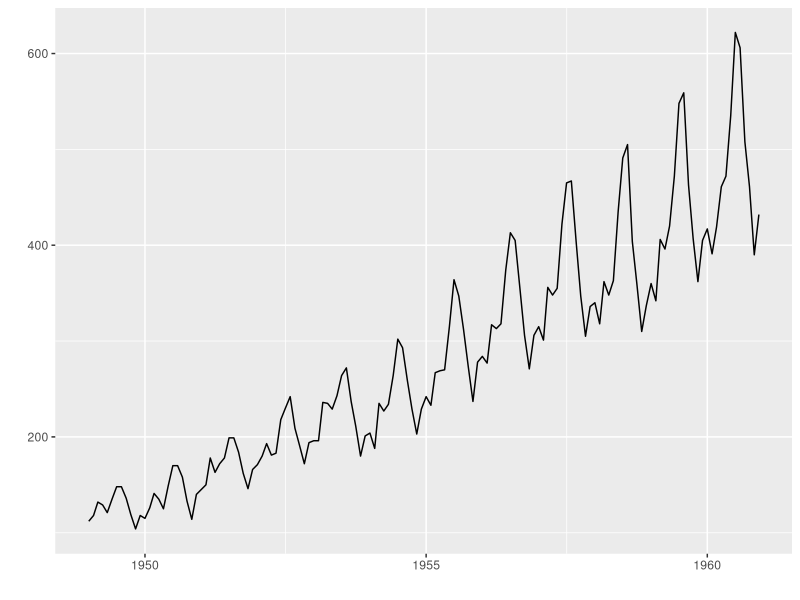
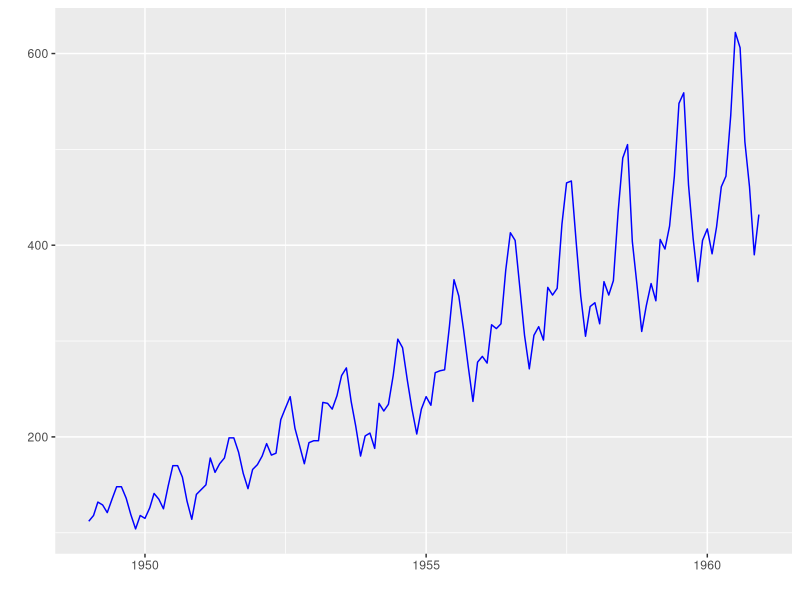
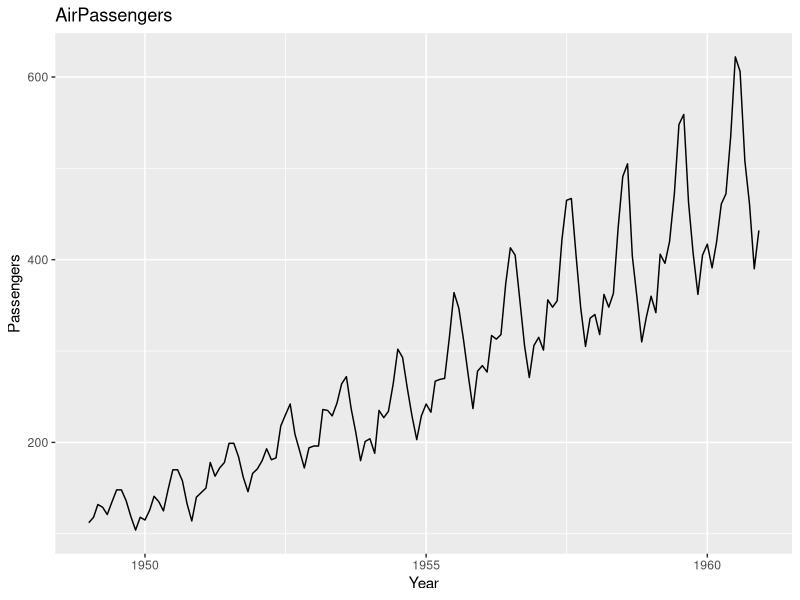
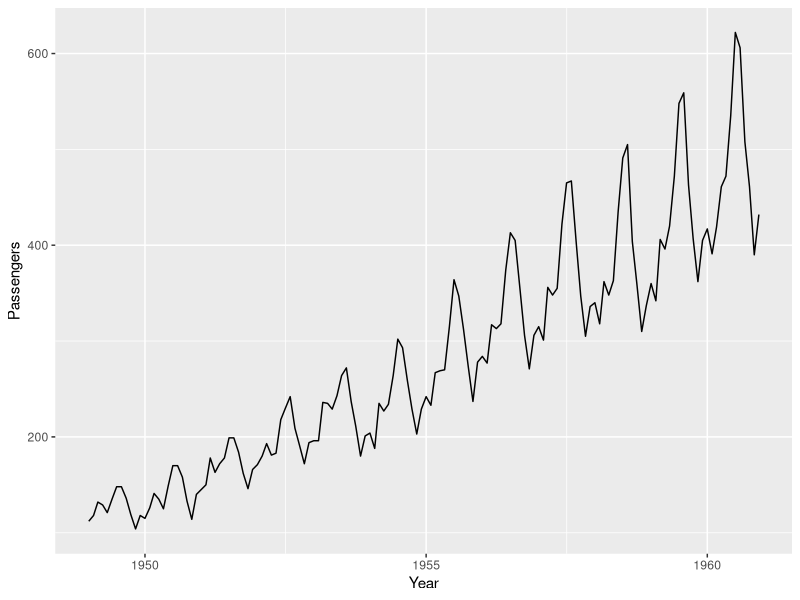
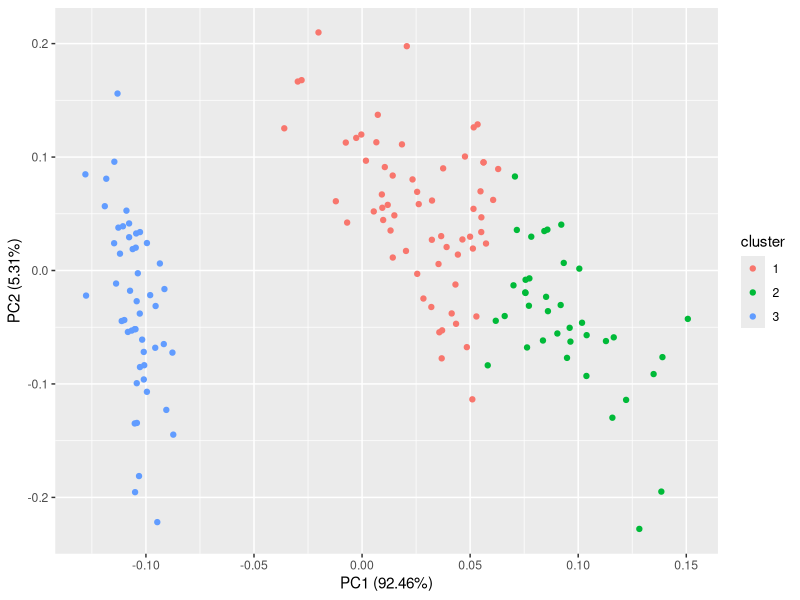
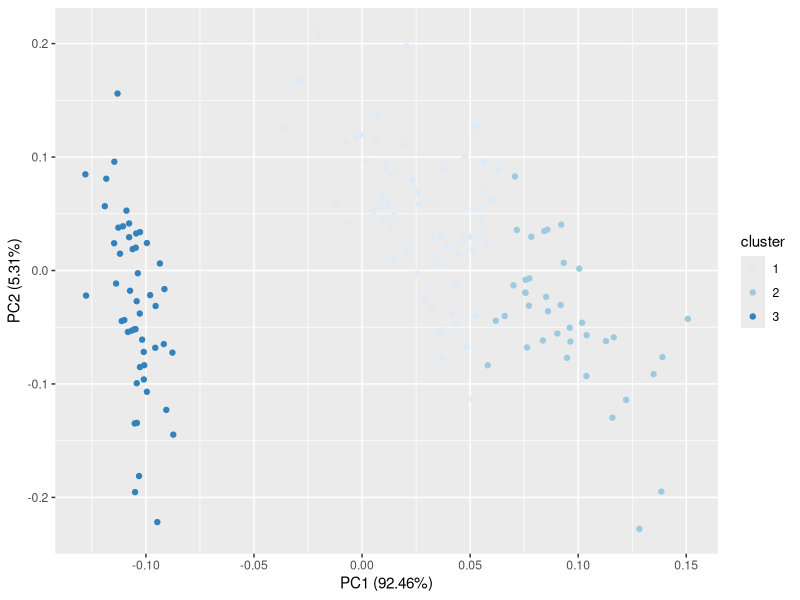
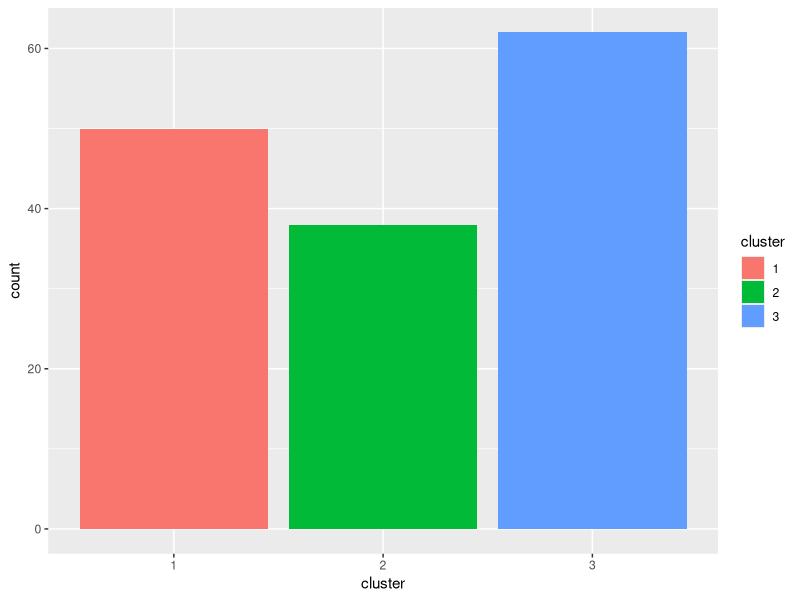
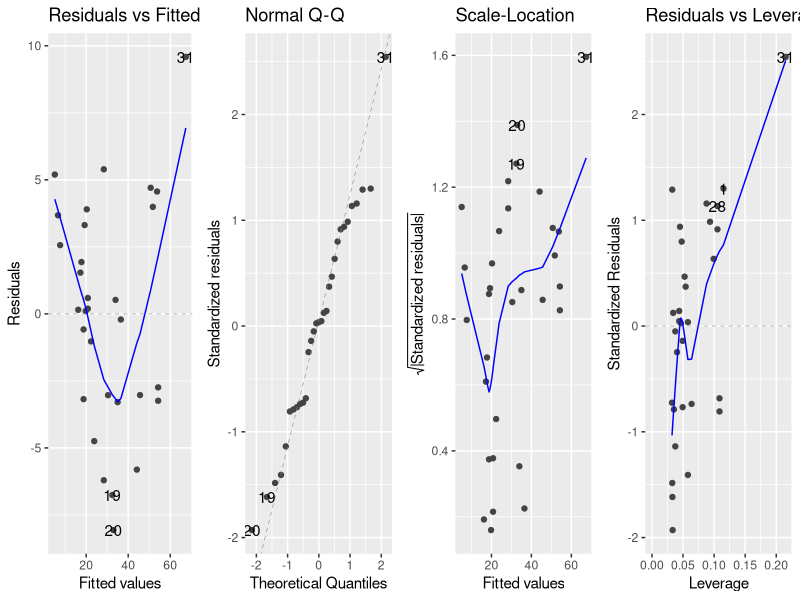

Reproduce these figures in R, in order.
library(ggfortify)

autoplot(AirPassengers)

autoplot(AirPassengers, ts.colour = 'blue')

p <- autoplot(AirPassengers)
class(p)


# add title and labels
p + ggtitle('AirPassengers') + xlab('Year') + ylab('Passengers')

# these common options are supported as keywords 
autoplot(AirPassengers, title = 'AirPassengers', xlab = 'Year', ylab = 'Passengers')


set.seed(1)
p <- autoplot(kmeans(iris[-5], 3), data = iris)
# plot as it is
p


# change colour mapping
p + scale_colour_brewer()

#################################

df <- fortify(kmeans(iris[-5], 3), data = iris)
head(df)


ggplot(df, aes(x= cluster, fill = cluster)) + geom_bar()


################################

res <- lm(Volume ~ Girth, data = trees)  
mp <- autoplot(res, ncol = 4)
mp


class(mp)

mp + theme_bw()


mp +
  (ggplot(trees, aes(Girth, Volume)) + geom_point()) +
  (ggplot(trees, aes(Girth, Height)) + geom_point())
